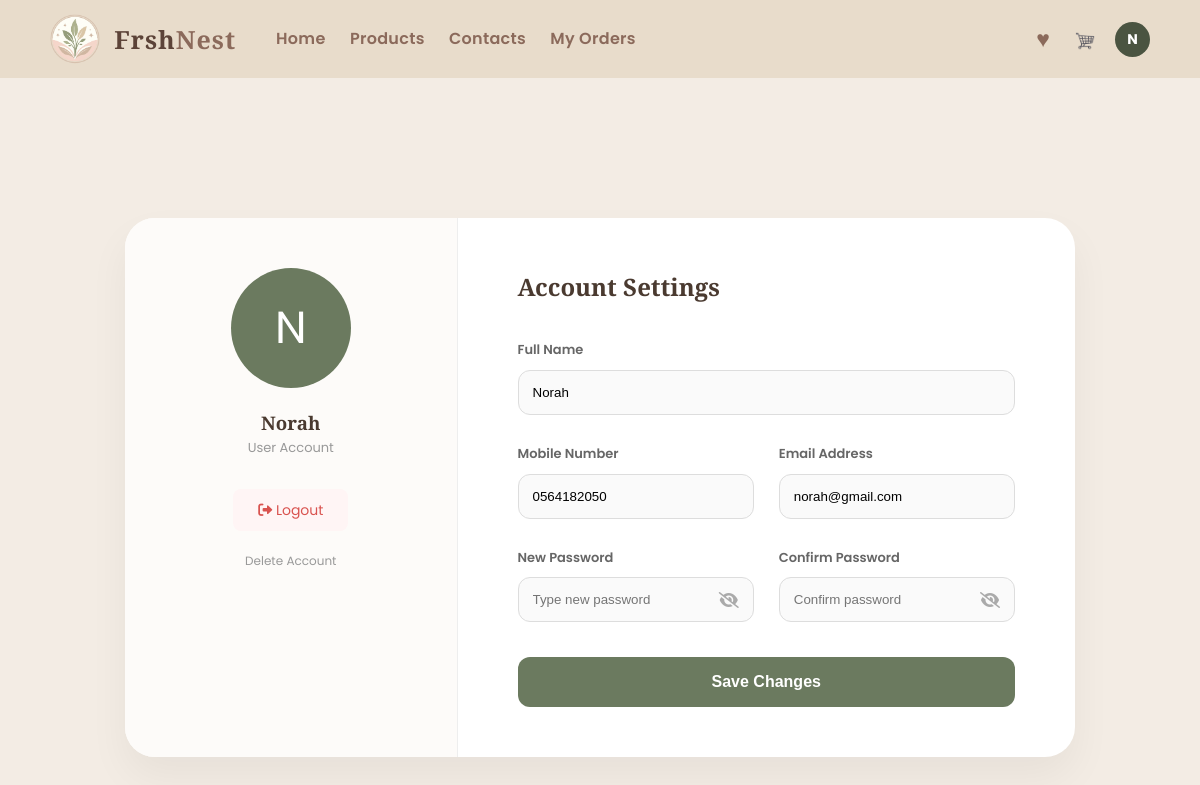
The app's page /profile.php (signed in) with its own data.
### tables this page shows
CREATE TABLE `users` (
  `user_id` int(11) NOT NULL,
  `full_name` varchar(100) DEFAULT NULL,
  `email` varchar(100) DEFAULT NULL,
  `password` varchar(100) DEFAULT NULL,
  `phone` varchar(20) DEFAULT NULL
);

### profile.php (the view, shortened to what this page needs)
<?php
require_once __DIR__ . '/config.php';
$user_id = $_SESSION['user_id'];
$fav_count = 0;
$fav_count_query = "SELECT COUNT(*) AS total FROM favorites WHERE user_id = $user_id";
$fav_count_result = mysqli_query($conn, $fav_count_query);
if ($fav_count_result) {
    $fav_count_row = mysqli_fetch_assoc($fav_count_result);
    $fav_count = $fav_count_row['total'];
}
$query = mysqli_query($conn, "SELECT * FROM `users` WHERE user_id = '$user_id'");
if (mysqli_num_rows($query) > 0) {
    $fetch = mysqli_fetch_assoc($query);
} else {
    session_destroy();
    header("Location: signup.php");
    exit();
}
?>
<!DOCTYPE html>
<html lang="en">
<head>
    <link href="css/style.css" rel="stylesheet"/>
    <link rel="stylesheet" href="https://cdnjs.cloudflare.com/ajax/libs/font-awesome/6.0.0/css/all.min.css">
</head>
<body>
<div class="header">
    <div class="container row">
        <a class="brand" href="index.php">
            <img alt="FreshNest Logo" src="images/logo.png"/>
            <span class="name"><span class="fresh">Frsh</span><span class="nest">Nest</span></span>
        </a>
        <div class="nav">
            <a href="index.php">Home</a>
            <a href="products.php">Products</a>
            <a href="contact.php">Contacts</a>
            <a href="orders.php">My Orders</a>
        </div>
        <div class="header-right">
            <a class="header-fav" href="favorites.php">♥<?php if ($fav_count > 0) { ?><span class="fav-count"><?php echo $fav_count; ?></span><?php } ?></a>
            <a class="icon-btn" href="cart.php"><img alt="Cart" class="cart-icon" src="images/icon-cart.png"/></a>
            <a href="profile.php" class="user-avatar" style="text-decoration: none;">
                <?php echo strtoupper(substr($fetch['full_name'], 0, 1)); ?>
            </a>
        </div>
    </div>
</div>
<div class="profile-wrapper">
    <div class="profile-card">
        <aside class="profile-sidebar">
            <div class="avatar-circle">
                <?php echo strtoupper(substr($fetch['full_name'], 0, 1)); ?>
            </div>
            <h3><?php echo htmlspecialchars($fetch['full_name']); ?></h3>
            <p style="color: #999; font-size: 13px;">User Account</p>
            <div class="sidebar-links">
                <a href="profile.php?logout=1" class="link-logout"><i class="fas fa-sign-out-alt"></i> Logout</a>
                <a href="profile.php?delete_account=1" class="link-delete" onclick="return confirm('Are you sure?')">Delete Account</a>
            </div>
        </aside>
        <section class="profile-content">
            <h2 style="font-family: 'Playfair Display', serif; margin-bottom: 30px;">Account Settings</h2>
            <form id="profileUpdateForm" class="form-grid">
                <div class="input-box" style="grid-column: span 2;">
                    <label>Full Name</label>
                    <input type="text" name="full_name" value="<?php echo htmlspecialchars($fetch['full_name']); ?>" required>
                </div>
                <div class="input-box">
                    <label>Mobile Number</label>
                    <input type="text" name="phone" value="<?php echo htmlspecialchars($fetch['phone']); ?>">
                </div>
                <div class="input-box">
                    <label>Email Address</label>
                    <input type="email" name="email" value="<?php echo htmlspecialchars($fetch['email']); ?>" required>
                </div>
                <div class="input-box">
                    <label>New Password</label>
                    <input type="password" id="p1" name="password" placeholder="Type new password">
                    <i class="fas fa-eye-slash toggle-password" onclick="toggleVisibility('p1', this)"></i>
                </div>
                <div class="input-box">
                    <label>Confirm Password</label>
                    <input type="password" id="p2" name="confirm_password" placeholder="Confirm password">
                    <i class="fas fa-eye-slash toggle-password" onclick="toggleVisibility('p2', this)"></i>
                </div>
                <button type="submit" id="saveBtn" class="btn-save">Save Changes</button>
            </form>
        </section>
    </div>
</div>
</body>
</html>

### css/style.css (style rules this page uses)
* { margin:0; padding:0; box-sizing:border-box; }
body { font-family:'Poppins', Arial, sans-serif; background:#F6EEE8; color:#2b2b2b; line-height:1.6; }
h1,h2,h3,h4, .brand .name, .section-title, .page-title, .details-title, .cart-title, .checkout-title, .footer h4 { font-family:'Playfair Display', Georgia, serif; }
.container { width:92%; max-width:1100px; margin:0 auto; }
.row { overflow:hidden; }
.header { background:#E8DCCB; padding:14px 0; }
.brand { float:left; text-decoration:none; color:#2b2b2b; }
.brand img { width:50px; height:50px; border-radius:50%; vertical-align:middle; }
.brand .name { display:inline-block; vertical-align:middle; margin-left:10px; font-size:25px; font-weight:700; letter-spacing:1px; }
.fresh { color:#5C4338; }
.nest { color:#8B6A5B; }
.nav { float:left; margin-left:40px; margin-top:12px; }
.nav a { text-decoration:none; color:#8B6A5B; font-weight:600; margin-right:20px; letter-spacing:0.3px; }
.header-right { float:right; margin-top:8px; }
.icon-btn { display:inline-block; text-decoration:none; color:#8B6A5B; font-size:20px; margin-left:10px; vertical-align:middle; }
.cart-icon { width:20px; height:20px; vertical-align:middle; }
.header-right .header-fav, .header-right .header-fav:link, .header-right .header-fav:visited { position:relative; display:inline-block; background:transparent; color:#8B6A5B; text-decoration:none; font-size:23px; line-height:1; margin-left:12px; vertical-align:middle; transition:0.3s; }
.header-right { display: flex; align-items: center; gap: 15px; }
.user-avatar { width: 35px; height: 35px; background-color: #6b7a5f; color: white; border-radius: 50%; display: flex; align-items: center; justify-content: center; text-decoration: none; font-weight: 600; font-size: 14px; transition: 0.3s; margin-left: 5px; }

### profile.php (style rules this page uses)
:root { --primary-olive: #6b7a5f; --soft-bg: #f3ece4; --white: #ffffff; --text-main: #4a3a30; }
body { background-color: var(--soft-bg); font-family: 'Poppins', sans-serif; margin: 0; color: var(--text-main); }
.profile-wrapper { padding: 140px 20px 50px; display: flex; justify-content: center; }
.profile-card { background: var(--white); width: 950px; border-radius: 30px; display: flex; box-shadow: 0 20px 40px rgba(0,0,0,0.05); overflow: hidden; }
.profile-sidebar { width: 35%; background: #fdfbf9; padding: 50px 20px; display: flex; flex-direction: column; align-items: center; border-right: 1px solid #eee; }
.avatar-circle { width: 120px; height: 120px; background: var(--primary-olive); border-radius: 50%; display: flex; align-items: center; justify-content: center; font-size: 45px; color: white; margin-bottom: 20px; }
.sidebar-links { width: 100%; margin-top: 30px; text-align: center; }
.link-logout { display: inline-block; padding: 10px 25px; text-decoration: none; font-size: 14px; border-radius: 8px; color: #d9534f; background: #fff5f5; transition: 0.3s; }
.link-delete { display: block; margin-top: 20px; color: #999; font-size: 12px; text-decoration: none; }
.profile-content { width: 65%; padding: 50px 60px; }
.form-grid { display: grid; grid-template-columns: 1fr 1fr; gap: 25px; }
.input-box { position: relative; }
.input-box input { width: 100%; padding: 14px; border: 1px solid #ddd; border-radius: 12px; outline: none; box-sizing: border-box; background: #fafafa; margin-top: 8px; }
.input-box label { font-size: 13px; font-weight: 600; color: #666; }
.toggle-password { position: absolute; right: 15px; bottom: 14px; cursor: pointer; color: #aaa; font-size: 16px; transition: color 0.3s; }
.btn-save { grid-column: span 2; background: var(--primary-olive); color: white; border: none; padding: 16px; border-radius: 12px; font-weight: bold; cursor: pointer; margin-top: 10px; font-size: 16px; }
.header-right { display: flex; align-items: center; gap: 15px; }
.user-avatar { width: 35px; height: 35px; background: #4a5441; color: white; border-radius: 50%; display: flex; align-items: center; justify-content: center; font-weight: bold; font-size: 14px; }

### records on screen
users: full_name "N", full_name "Norah", phone "0564182050", email "norah@gmail.com"
